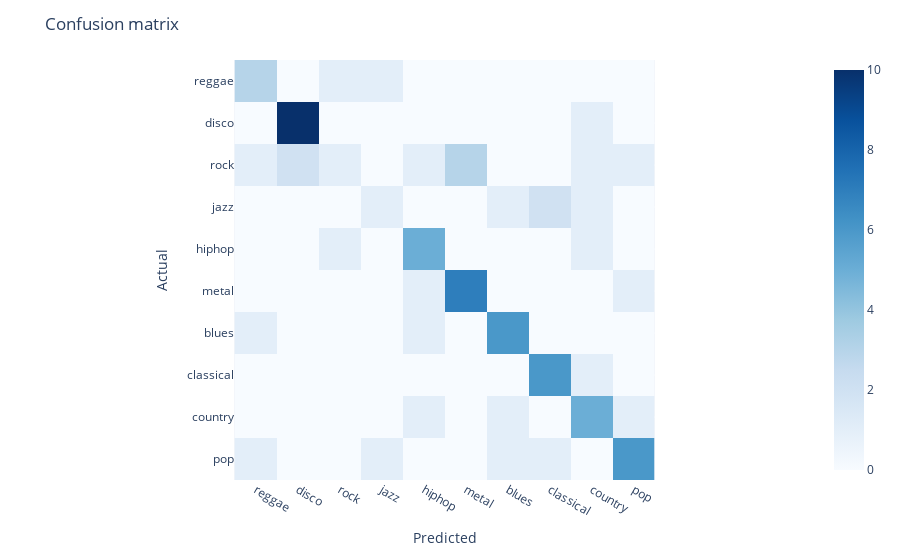

The notebook cell this image was saved under:
### Code cell
# # # 7 layers *5 hidden size 0 weigh decay
# # Accuracy: 0.625
# # F1 Score: 0.5968102918258138
# ffn_eval = evaluate(ffn_model, plot=True)

### Figure 1 — Plotly figure (JSON) as saved in the notebook; plotly's stock layout.template omitted (floating-point values rounded to 4 significant figures)
{"data": [{"coloraxis": "coloraxis", "hovertemplate": "x: %{x}<br>y: %{y}<br>color: %{z}<extra></extra>", "name": "0", "type": "heatmap", "x": ["reggae", "disco", "rock", "jazz", "hiphop", "metal", "blues", "classical", "country", "pop"], "xaxis": "x", "y": ["reggae", "disco", "rock", "jazz", "hiphop", "metal", "blues", "classical", "country", "pop"], "yaxis": "y", "z": [[3, 0, 1, 1, 0, 0, 0, 0, 0, 0], [0, 10, 0, 0, 0, 0, 0, 0, 1, 0], [1, 2, 1, 0, 1, 3, 0, 0, 1, 1], [0, 0, 0, 1, 0, 0, 1, 2, 1, 0], [0, 0, 1, 0, 5, 0, 0, 0, 1, 0], [0, 0, 0, 0, 1, 7, 0, 0, 0, 1], [1, 0, 0, 0, 1, 0, 6, 0, 0, 0], [0, 0, 0, 0, 0, 0, 0, 6, 1, 0], [0, 0, 0, 0, 1, 0, 1, 0, 5, 1], [1, 0, 0, 1, 0, 0, 1, 1, 0, 6]]}], "layout": {"coloraxis": {"colorscale": [[0, "rgb(247,251,255)"], [0.125, "rgb(222,235,247)"], [0.25, "rgb(198,219,239)"], [0.375, "rgb(158,202,225)"], [0.5, "rgb(107,174,214)"], [0.625, "rgb(66,146,198)"], [0.75, "rgb(33,113,181)"], [0.875, "rgb(8,81,156)"], [1, "rgb(8,48,107)"]]}, "margin": {"t": 60}, "title": {"text": "Confusion matrix"}, "xaxis": {"anchor": "y", "constrain": "domain", "domain": [0, 1], "scaleanchor": "y", "title": {"text": "Predicted"}}, "yaxis": {"anchor": "x", "autorange": "reversed", "constrain": "domain", "domain": [0, 1], "title": {"text": "Actual"}}}}
